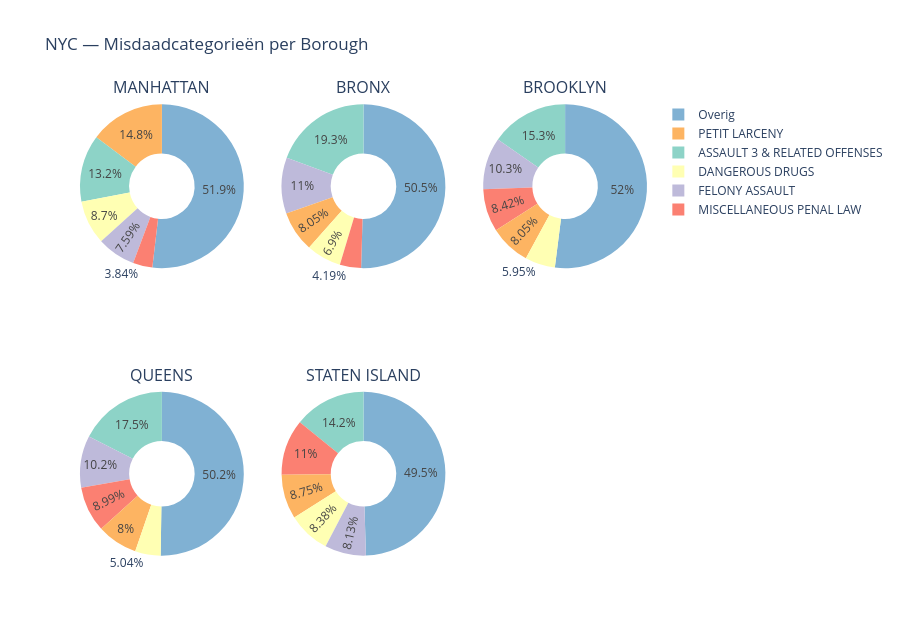
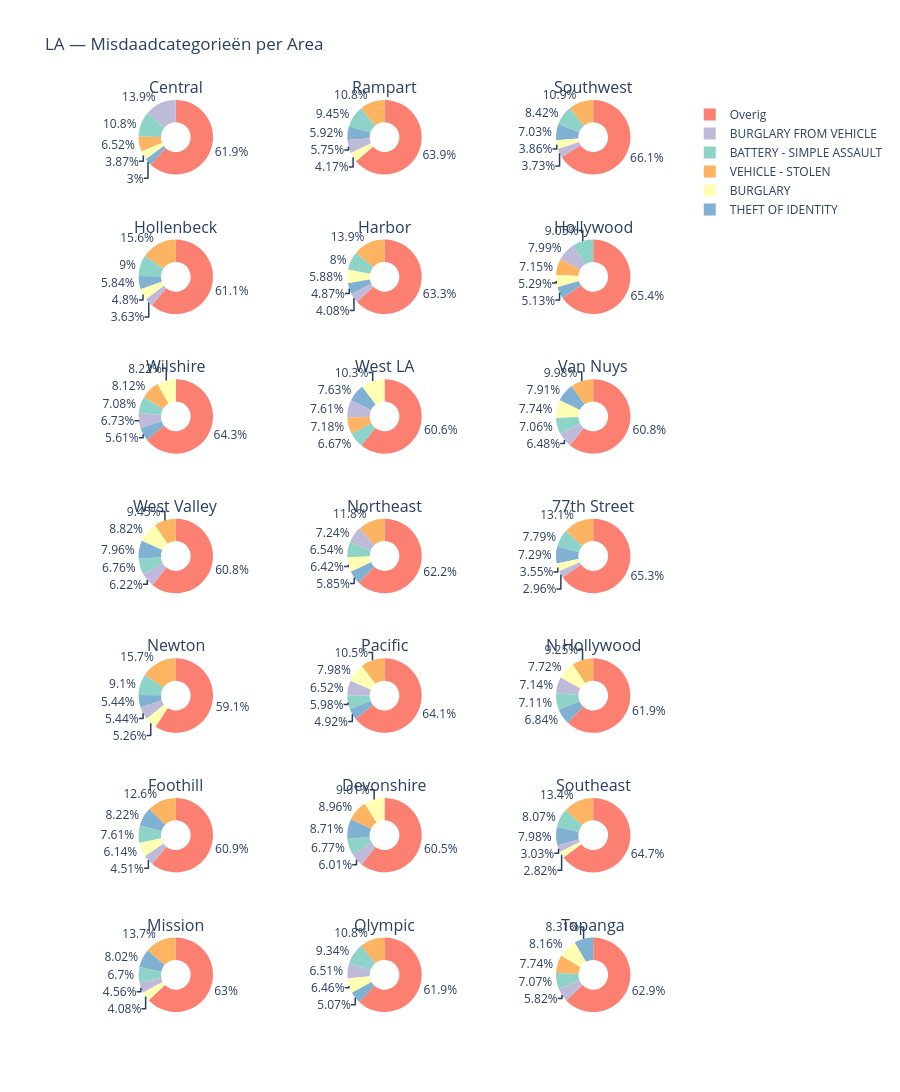

The notebook cell saved with these charts, in order:
### Code cell
def maak_donut_grid_kaart(pie_data, coords, wijk_col, kleuren_dict, titel, cols=3):
    wijken = coords[wijk_col].tolist()
    n_wijken = len(wijken)
    rows = int(np.ceil(n_wijken / cols))

    specs = [[{'type': 'domain'} for _ in range(cols)] for _ in range(rows)]
    fig = make_subplots(
        rows=rows, cols=cols, specs=specs,
        subplot_titles=wijken,
        horizontal_spacing=0.05,
        vertical_spacing=0.15
    )

    for i, wijk in enumerate(wijken):
        row = i // cols + 1
        col = i % cols + 1
        wijk_data = pie_data[pie_data[wijk_col] == wijk]

        fig.add_trace(go.Pie(
            labels=wijk_data['categorie'],
            values=wijk_data['count'],
            hole=0.4,
            name=wijk,
            marker=dict(colors=[kleuren_dict.get(c, '#cccccc') for c in wijk_data['categorie']]),
            showlegend=(i == 0),
            textposition='inside',
            textinfo='percent'
        ), row=row, col=col)

    fig.update_layout(
        title=titel,
        height=400*rows,
        width=350*cols,
        showlegend=True
    )
    return fig

fig_nyc_c = maak_donut_grid_kaart(
    nypd_pie_data, nypd_coords, 'borough_naam',
    categorie_kleuren_nypd, 'NYC — Misdaadcategorieën per Borough', cols=3
)
fig_nyc_c.show()

fig_la_c = maak_donut_grid_kaart(
    lapd_pie_data, lapd_coords, 'AREA NAME',
    categorie_kleuren_lapd, 'LA — Misdaadcategorieën per Area', cols=5
)
fig_la_c.show()

### Figure 1 — Plotly figure (JSON) as saved in the notebook; plotly's stock layout.template omitted (floating-point values rounded to 4 significant figures)
{"data": [{"domain": {"x": [0, 0.2889], "y": [0.625, 1]}, "hole": 0.4, "labels": ["ASSAULT 3 & RELATED OFFENSES", "DANGEROUS DRUGS", "FELONY ASSAULT", "MISCELLANEOUS PENAL LAW", "Overig", "PETIT LARCENY"], "marker": {"colors": ["rgb(141,211,199)", "rgb(255,255,179)", "rgb(190,186,218)", "rgb(251,128,114)", "rgb(128,177,211)", "rgb(253,180,98)"]}, "name": "MANHATTAN", "showlegend": true, "type": "pie", "values": [22821, 15002, 13095, 6630, 89487, 25499]}, {"domain": {"x": [0.3556, 0.6444], "y": [0.625, 1]}, "hole": 0.4, "labels": ["ASSAULT 3 & RELATED OFFENSES", "DANGEROUS DRUGS", "FELONY ASSAULT", "MISCELLANEOUS PENAL LAW", "Overig", "PETIT LARCENY"], "marker": {"colors": ["rgb(141,211,199)", "rgb(255,255,179)", "rgb(190,186,218)", "rgb(251,128,114)", "rgb(128,177,211)", "rgb(253,180,98)"]}, "name": "BRONX", "showlegend": false, "type": "pie", "values": [31719, 11321, 18107, 6873, 82748, 13201]}, {"domain": {"x": [0.7111, 1], "y": [0.625, 1]}, "hole": 0.4, "labels": ["ASSAULT 3 & RELATED OFFENSES", "DANGEROUS DRUGS", "FELONY ASSAULT", "MISCELLANEOUS PENAL LAW", "Overig", "PETIT LARCENY"], "marker": {"colors": ["rgb(141,211,199)", "rgb(255,255,179)", "rgb(190,186,218)", "rgb(251,128,114)", "rgb(128,177,211)", "rgb(253,180,98)"]}, "name": "BROOKLYN", "showlegend": false, "type": "pie", "values": [29562, 11482, 19806, 16256, 100359, 15544]}, {"domain": {"x": [0, 0.2889], "y": [0, 0.375]}, "hole": 0.4, "labels": ["ASSAULT 3 & RELATED OFFENSES", "DANGEROUS DRUGS", "FELONY ASSAULT", "MISCELLANEOUS PENAL LAW", "Overig", "PETIT LARCENY"], "marker": {"colors": ["rgb(141,211,199)", "rgb(255,255,179)", "rgb(190,186,218)", "rgb(251,128,114)", "rgb(128,177,211)", "rgb(253,180,98)"]}, "name": "QUEENS", "showlegend": false, "type": "pie", "values": [26382, 7603, 15421, 13557, 75755, 12064]}, {"domain": {"x": [0.3556, 0.6444], "y": [0, 0.375]}, "hole": 0.4, "labels": ["ASSAULT 3 & RELATED OFFENSES", "DANGEROUS DRUGS", "FELONY ASSAULT", "MISCELLANEOUS PENAL LAW", "Overig", "PETIT LARCENY"], "marker": {"colors": ["rgb(141,211,199)", "rgb(255,255,179)", "rgb(190,186,218)", "rgb(251,128,114)", "rgb(128,177,211)", "rgb(253,180,98)"]}, "name": "STATEN ISLAND", "showlegend": false, "type": "pie", "values": [4505, 2663, 2583, 3508, 15740, 2782]}], "layout": {"annotations": [{"font": {"size": 16}, "showarrow": false, "text": "MANHATTAN", "x": 0.1444, "xanchor": "center", "xref": "paper", "y": 1, "yanchor": "bottom", "yref": "paper"}, {"font": {"size": 16}, "showarrow": false, "text": "BRONX", "x": 0.5, "xanchor": "center", "xref": "paper", "y": 1, "yanchor": "bottom", "yref": "paper"}, {"font": {"size": 16}, "showarrow": false, "text": "BROOKLYN", "x": 0.8556, "xanchor": "center", "xref": "paper", "y": 1, "yanchor": "bottom", "yref": "paper"}, {"font": {"size": 16}, "showarrow": false, "text": "QUEENS", "x": 0.1444, "xanchor": "center", "xref": "paper", "y": 0.375, "yanchor": "bottom", "yref": "paper"}, {"font": {"size": 16}, "showarrow": false, "text": "STATEN ISLAND", "x": 0.5, "xanchor": "center", "xref": "paper", "y": 0.375, "yanchor": "bottom", "yref": "paper"}], "height": 640, "showlegend": true, "title": {"text": "NYC — Misdaadcategorieën per Borough"}}}

### Figure 2 — Plotly figure (JSON) as saved in the notebook; plotly's stock layout.template omitted (floating-point values rounded to 4 significant figures)
{"data": [{"domain": {"x": [0, 0.2889], "y": [0.9184, 1.0]}, "hole": 0.4, "labels": ["BATTERY - SIMPLE ASSAULT", "BURGLARY", "BURGLARY FROM VEHICLE", "Overig", "THEFT OF IDENTITY", "VEHICLE - STOLEN"], "marker": {"colors": ["rgb(141,211,199)", "rgb(255,255,179)", "rgb(190,186,218)", "rgb(251,128,114)", "rgb(128,177,211)", "rgb(253,180,98)"]}, "name": "Central", "showlegend": true, "type": "pie", "values": [6433, 2299, 8244, 36817, 1784, 3879]}, {"domain": {"x": [0.3556, 0.6444], "y": [0.9184, 1.0]}, "hole": 0.4, "labels": ["BATTERY - SIMPLE ASSAULT", "BURGLARY", "BURGLARY FROM VEHICLE", "Overig", "THEFT OF IDENTITY", "VEHICLE - STOLEN"], "marker": {"colors": ["rgb(141,211,199)", "rgb(255,255,179)", "rgb(190,186,218)", "rgb(251,128,114)", "rgb(128,177,211)", "rgb(253,180,98)"]}, "name": "Rampart", "showlegend": false, "type": "pie", "values": [3896, 1717, 2370, 26338, 2442, 4460]}, {"domain": {"x": [0.7111, 1], "y": [0.9184, 1.0]}, "hole": 0.4, "labels": ["BATTERY - SIMPLE ASSAULT", "BURGLARY", "BURGLARY FROM VEHICLE", "Overig", "THEFT OF IDENTITY", "VEHICLE - STOLEN"], "marker": {"colors": ["rgb(141,211,199)", "rgb(255,255,179)", "rgb(190,186,218)", "rgb(251,128,114)", "rgb(128,177,211)", "rgb(253,180,98)"]}, "name": "Southwest", "showlegend": false, "type": "pie", "values": [4137, 1896, 1832, 32470, 3455, 5337]}, {"domain": {"x": [0, 0.2889], "y": [0.7653, 0.8469]}, "hole": 0.4, "labels": ["BATTERY - SIMPLE ASSAULT", "BURGLARY", "BURGLARY FROM VEHICLE", "Overig", "THEFT OF IDENTITY", "VEHICLE - STOLEN"], "marker": {"colors": ["rgb(141,211,199)", "rgb(255,255,179)", "rgb(190,186,218)", "rgb(251,128,114)", "rgb(128,177,211)", "rgb(253,180,98)"]}, "name": "Hollenbeck", "showlegend": false, "type": "pie", "values": [2948, 1573, 1191, 20030, 1913, 5113]}, {"domain": {"x": [0.3556, 0.6444], "y": [0.7653, 0.8469]}, "hole": 0.4, "labels": ["BATTERY - SIMPLE ASSAULT", "BURGLARY", "BURGLARY FROM VEHICLE", "Overig", "THEFT OF IDENTITY", "VEHICLE - STOLEN"], "marker": {"colors": ["rgb(141,211,199)", "rgb(255,255,179)", "rgb(190,186,218)", "rgb(251,128,114)", "rgb(128,177,211)", "rgb(253,180,98)"]}, "name": "Harbor", "showlegend": false, "type": "pie", "values": [2886, 2120, 1471, 22835, 1759, 5014]}, {"domain": {"x": [0.7111, 1], "y": [0.7653, 0.8469]}, "hole": 0.4, "labels": ["BATTERY - SIMPLE ASSAULT", "BURGLARY", "BURGLARY FROM VEHICLE", "Overig", "THEFT OF IDENTITY", "VEHICLE - STOLEN"], "marker": {"colors": ["rgb(141,211,199)", "rgb(255,255,179)", "rgb(190,186,218)", "rgb(251,128,114)", "rgb(128,177,211)", "rgb(253,180,98)"]}, "name": "Hollywood", "showlegend": false, "type": "pie", "values": [4189, 2449, 3697, 30261, 2373, 3308]}, {"domain": {"x": [0, 0.2889], "y": [0.6122, 0.6939]}, "hole": 0.4, "labels": ["BATTERY - SIMPLE ASSAULT", "BURGLARY", "BURGLARY FROM VEHICLE", "Overig", "THEFT OF IDENTITY", "VEHICLE - STOLEN"], "marker": {"colors": ["rgb(141,211,199)", "rgb(255,255,179)", "rgb(190,186,218)", "rgb(251,128,114)", "rgb(128,177,211)", "rgb(253,180,98)"]}, "name": "Wilshire", "showlegend": false, "type": "pie", "values": [2967, 3445, 2823, 26942, 2351, 3405]}, {"domain": {"x": [0.3556, 0.6444], "y": [0.6122, 0.6939]}, "hole": 0.4, "labels": ["BATTERY - SIMPLE ASSAULT", "BURGLARY", "BURGLARY FROM VEHICLE", "Overig", "THEFT OF IDENTITY", "VEHICLE - STOLEN"], "marker": {"colors": ["rgb(141,211,199)", "rgb(255,255,179)", "rgb(190,186,218)", "rgb(251,128,114)", "rgb(128,177,211)", "rgb(253,180,98)"]}, "name": "West LA", "showlegend": false, "type": "pie", "values": [2690, 4142, 3067, 24445, 3074, 2895]}, {"domain": {"x": [0.7111, 1], "y": [0.6122, 0.6939]}, "hole": 0.4, "labels": ["BATTERY - SIMPLE ASSAULT", "BURGLARY", "BURGLARY FROM VEHICLE", "Overig", "THEFT OF IDENTITY", "VEHICLE - STOLEN"], "marker": {"colors": ["rgb(141,211,199)", "rgb(255,255,179)", "rgb(190,186,218)", "rgb(251,128,114)", "rgb(128,177,211)", "rgb(253,180,98)"]}, "name": "Van Nuys", "showlegend": false, "type": "pie", "values": [2621, 2874, 2405, 22581, 2935, 3706]}, {"domain": {"x": [0, 0.2889], "y": [0.4592, 0.5408]}, "hole": 0.4, "labels": ["BATTERY - SIMPLE ASSAULT", "BURGLARY", "BURGLARY FROM VEHICLE", "Overig", "THEFT OF IDENTITY", "VEHICLE - STOLEN"], "marker": {"colors": ["rgb(141,211,199)", "rgb(255,255,179)", "rgb(190,186,218)", "rgb(251,128,114)", "rgb(128,177,211)", "rgb(253,180,98)"]}, "name": "West Valley", "showlegend": false, "type": "pie", "values": [2493, 3250, 2294, 22410, 2933, 3484]}, {"domain": {"x": [0.3556, 0.6444], "y": [0.4592, 0.5408]}, "hole": 0.4, "labels": ["BATTERY - SIMPLE ASSAULT", "BURGLARY", "BURGLARY FROM VEHICLE", "Overig", "THEFT OF IDENTITY", "VEHICLE - STOLEN"], "marker": {"colors": ["rgb(141,211,199)", "rgb(255,255,179)", "rgb(190,186,218)", "rgb(251,128,114)", "rgb(128,177,211)", "rgb(253,180,98)"]}, "name": "Northeast", "showlegend": false, "type": "pie", "values": [2466, 2419, 2730, 23452, 2204, 4432]}, {"domain": {"x": [0.7111, 1], "y": [0.4592, 0.5408]}, "hole": 0.4, "labels": ["BATTERY - SIMPLE ASSAULT", "BURGLARY", "BURGLARY FROM VEHICLE", "Overig", "THEFT OF IDENTITY", "VEHICLE - STOLEN"], "marker": {"colors": ["rgb(141,211,199)", "rgb(255,255,179)", "rgb(190,186,218)", "rgb(251,128,114)", "rgb(128,177,211)", "rgb(253,180,98)"]}, "name": "77th Street", "showlegend": false, "type": "pie", "values": [4283, 1952, 1626, 35891, 4008, 7221]}, {"domain": {"x": [0, 0.2889], "y": [0.3061, 0.3878]}, "hole": 0.4, "labels": ["BATTERY - SIMPLE ASSAULT", "BURGLARY", "BURGLARY FROM VEHICLE", "Overig", "THEFT OF IDENTITY", "VEHICLE - STOLEN"], "marker": {"colors": ["rgb(141,211,199)", "rgb(255,255,179)", "rgb(190,186,218)", "rgb(251,128,114)", "rgb(128,177,211)", "rgb(253,180,98)"]}, "name": "Newton", "showlegend": false, "type": "pie", "values": [3983, 2304, 2380, 25886, 2381, 6853]}, {"domain": {"x": [0.3556, 0.6444], "y": [0.3061, 0.3878]}, "hole": 0.4, "labels": ["BATTERY - SIMPLE ASSAULT", "BURGLARY", "BURGLARY FROM VEHICLE", "Overig", "THEFT OF IDENTITY", "VEHICLE - STOLEN"], "marker": {"colors": ["rgb(141,211,199)", "rgb(255,255,179)", "rgb(190,186,218)", "rgb(251,128,114)", "rgb(128,177,211)", "rgb(253,180,98)"]}, "name": "Pacific", "showlegend": false, "type": "pie", "values": [3069, 4100, 3348, 32930, 2524, 5380]}, {"domain": {"x": [0.7111, 1], "y": [0.3061, 0.3878]}, "hole": 0.4, "labels": ["BATTERY - SIMPLE ASSAULT", "BURGLARY", "BURGLARY FROM VEHICLE", "Overig", "THEFT OF IDENTITY", "VEHICLE - STOLEN"], "marker": {"colors": ["rgb(141,211,199)", "rgb(255,255,179)", "rgb(190,186,218)", "rgb(251,128,114)", "rgb(128,177,211)", "rgb(253,180,98)"]}, "name": "N Hollywood", "showlegend": false, "type": "pie", "values": [3118, 3385, 3130, 27170, 2999, 4056]}, {"domain": {"x": [0, 0.2889], "y": [0.1531, 0.2347]}, "hole": 0.4, "labels": ["BATTERY - SIMPLE ASSAULT", "BURGLARY", "BURGLARY FROM VEHICLE", "Overig", "THEFT OF IDENTITY", "VEHICLE - STOLEN"], "marker": {"colors": ["rgb(141,211,199)", "rgb(255,255,179)", "rgb(190,186,218)", "rgb(251,128,114)", "rgb(128,177,211)", "rgb(253,180,98)"]}, "name": "Foothill", "showlegend": false, "type": "pie", "values": [2221, 1792, 1317, 17779, 2398, 3675]}, {"domain": {"x": [0.3556, 0.6444], "y": [0.1531, 0.2347]}, "hole": 0.4, "labels": ["BATTERY - SIMPLE ASSAULT", "BURGLARY", "BURGLARY FROM VEHICLE", "Overig", "THEFT OF IDENTITY", "VEHICLE - STOLEN"], "marker": {"colors": ["rgb(141,211,199)", "rgb(255,255,179)", "rgb(190,186,218)", "rgb(251,128,114)", "rgb(128,177,211)", "rgb(253,180,98)"]}, "name": "Devonshire", "showlegend": false, "type": "pie", "values": [2429, 3230, 2156, 21714, 3122, 3213]}, {"domain": {"x": [0.7111, 1], "y": [0.1531, 0.2347]}, "hole": 0.4, "labels": ["BATTERY - SIMPLE ASSAULT", "BURGLARY", "BURGLARY FROM VEHICLE", "Overig", "THEFT OF IDENTITY", "VEHICLE - STOLEN"], "marker": {"colors": ["rgb(141,211,199)", "rgb(255,255,179)", "rgb(190,186,218)", "rgb(251,128,114)", "rgb(128,177,211)", "rgb(253,180,98)"]}, "name": "Southeast", "showlegend": false, "type": "pie", "values": [3579, 1250, 1345, 28688, 3535, 5928]}, {"domain": {"x": [0, 0.2889], "y": [0, 0.08163]}, "hole": 0.4, "labels": ["BATTERY - SIMPLE ASSAULT", "BURGLARY", "BURGLARY FROM VEHICLE", "Overig", "THEFT OF IDENTITY", "VEHICLE - STOLEN"], "marker": {"colors": ["rgb(141,211,199)", "rgb(255,255,179)", "rgb(190,186,218)", "rgb(251,128,114)", "rgb(128,177,211)", "rgb(253,180,98)"]}, "name": "Mission", "showlegend": false, "type": "pie", "values": [2345, 1429, 1596, 22032, 2804, 4776]}, {"domain": {"x": [0.3556, 0.6444], "y": [0, 0.08163]}, "hole": 0.4, "labels": ["BATTERY - SIMPLE ASSAULT", "BURGLARY", "BURGLARY FROM VEHICLE", "Overig", "THEFT OF IDENTITY", "VEHICLE - STOLEN"], "marker": {"colors": ["rgb(141,211,199)", "rgb(255,255,179)", "rgb(190,186,218)", "rgb(251,128,114)", "rgb(128,177,211)", "rgb(253,180,98)"]}, "name": "Olympic", "showlegend": false, "type": "pie", "values": [4136, 2862, 2882, 27407, 2246, 4767]}, {"domain": {"x": [0.7111, 1], "y": [0, 0.08163]}, "hole": 0.4, "labels": ["BATTERY - SIMPLE ASSAULT", "BURGLARY", "BURGLARY FROM VEHICLE", "Overig", "THEFT OF IDENTITY", "VEHICLE - STOLEN"], "marker": {"colors": ["rgb(141,211,199)", "rgb(255,255,179)", "rgb(190,186,218)", "rgb(251,128,114)", "rgb(128,177,211)", "rgb(253,180,98)"]}, "name": "Topanga", "showlegend": false, "type": "pie", "values": [2532, 2923, 2086, 22537, 2976, 2772]}], "layout": {"annotations": [{"font": {"size": 16}, "showarrow": false, "text": "Central", "x": 0.1444, "xanchor": "center", "xref": "paper", "y": 1.0, "yanchor": "bottom", "yref": "paper"}, {"font": {"size": 16}, "showarrow": false, "text": "Rampart", "x": 0.5, "xanchor": "center", "xref": "paper", "y": 1.0, "yanchor": "bottom", "yref": "paper"}, {"font": {"size": 16}, "showarrow": false, "text": "Southwest", "x": 0.8556, "xanchor": "center", "xref": "paper", "y": 1.0, "yanchor": "bottom", "yref": "paper"}, {"font": {"size": 16}, "showarrow": false, "text": "Hollenbeck", "x": 0.1444, "xanchor": "center", "xref": "paper", "y": 0.8469, "yanchor": "bottom", "yref": "paper"}, {"font": {"size": 16}, "showarrow": false, "text": "Harbor", "x": 0.5, "xanchor": "center", "xref": "paper", "y": 0.8469, "yanchor": "bottom", "yref": "paper"}, {"font": {"size": 16}, "showarrow": false, "text": "Hollywood", "x": 0.8556, "xanchor": "center", "xref": "paper", "y": 0.8469, "yanchor": "bottom", "yref": "paper"}, {"font": {"size": 16}, "showarrow": false, "text": "Wilshire", "x": 0.1444, "xanchor": "center", "xref": "paper", "y": 0.6939, "yanchor": "bottom", "yref": "paper"}, {"font": {"size": 16}, "showarrow": false, "text": "West LA", "x": 0.5, "xanchor": "center", "xref": "paper", "y": 0.6939, "yanchor": "bottom", "yref": "paper"}, {"font": {"size": 16}, "showarrow": false, "text": "Van Nuys", "x": 0.8556, "xanchor": "center", "xref": "paper", "y": 0.6939, "yanchor": "bottom", "yref": "paper"}, {"font": {"size": 16}, "showarrow": false, "text": "West Valley", "x": 0.1444, "xanchor": "center", "xref": "paper", "y": 0.5408, "yanchor": "bottom", "yref": "paper"}, {"font": {"size": 16}, "showarrow": false, "text": "Northeast", "x": 0.5, "xanchor": "center", "xref": "paper", "y": 0.5408, "yanchor": "bottom", "yref": "paper"}, {"font": {"size": 16}, "showarrow": false, "text": "77th Street", "x": 0.8556, "xanchor": "center", "xref": "paper", "y": 0.5408, "yanchor": "bottom", "yref": "paper"}, {"font": {"size": 16}, "showarrow": false, "text": "Newton", "x": 0.1444, "xanchor": "center", "xref": "paper", "y": 0.3878, "yanchor": "bottom", "yref": "paper"}, {"font": {"size": 16}, "showarrow": false, "text": "Pacific", "x": 0.5, "xanchor": "center", "xref": "paper", "y": 0.3878, "yanchor": "bottom", "yref": "paper"}, {"font": {"size": 16}, "showarrow": false, "text": "N Hollywood", "x": 0.8556, "xanchor": "center", "xref": "paper", "y": 0.3878, "yanchor": "bottom", "yref": "paper"}, {"font": {"size": 16}, "showarrow": false, "text": "Foothill", "x": 0.1444, "xanchor": "center", "xref": "paper", "y": 0.2347, "yanchor": "bottom", "yref": "paper"}, {"font": {"size": 16}, "showarrow": false, "text": "Devonshire", "x": 0.5, "xanchor": "center", "xref": "paper", "y": 0.2347, "yanchor": "bottom", "yref": "paper"}, {"font": {"size": 16}, "showarrow": false, "text": "Southeast", "x": 0.8556, "xanchor": "center", "xref": "paper", "y": 0.2347, "yanchor": "bottom", "yref": "paper"}, {"font": {"size": 16}, "showarrow": false, "text": "Mission", "x": 0.1444, "xanchor": "center", "xref": "paper", "y": 0.08163, "yanchor": "bottom", "yref": "paper"}, {"font": {"size": 16}, "showarrow": false, "text": "Olympic", "x": 0.5, "xanchor": "center", "xref": "paper", "y": 0.08163, "yanchor": "bottom", "yref": "paper"}, {"font": {"size": 16}, "showarrow": false, "text": "Topanga", "x": 0.8556, "xanchor": "center", "xref": "paper", "y": 0.08163, "yanchor": "bottom", "yref": "paper"}], "height": 2240, "showlegend": true, "title": {"text": "LA — Misdaadcategorieën per Area"}}}
